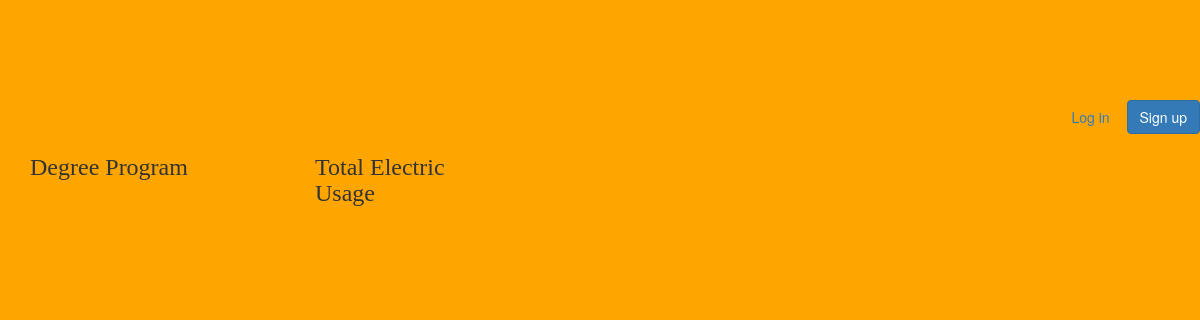
/librarian/elec_usage/, run on an earlier commit of the app's database.
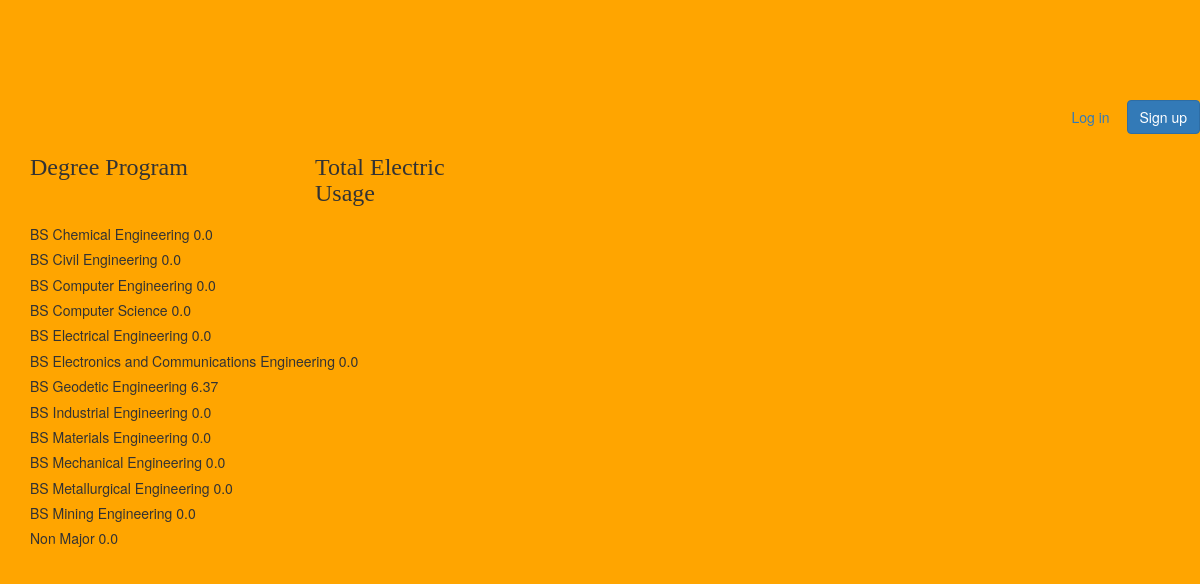
And on a later commit of the database.
### pinkcard/models.py (models this page shows)
class DegreeProg(models.Model):
	deg_name = models.CharField(max_length=200, default='Non Major')
	def __str__(self):
		return self.deg_name
	class Meta:
		ordering = ('deg_name',)

### pinkcard/views/librarian.py (the view)
# urls.py: path('elec_usage/', librarian.DisplayElecUsage, name="ElecUsageListView"),
def DisplayElecUsage(request):
	deg_prog = DegreeProg.objects.all()
	students = Student.objects.all()
	no_hours = []
	for dp in deg_prog:
		no_elec_usage = 0.0
		for stud in students:
			if stud.degree_prog == dp:
				no_elec_usage = no_elec_usage + float(stud.total_elec_usage)
		no_hours.append(no_elec_usage)
	context = {
				'elec_usage_data': zip(deg_prog,no_hours)
	}
	return render(request, 'pinkcard/librarian/elec_usage.html', context)

### pinkcard/templates/pinkcard/librarian/elec_usage.html
{% extends 'base.html' %}
{% block content %}
	<div class="row text-left row-no-gutters">
		<div class="col-sm-3">
			<h3>Degree Program</h3>
		</div>
		<div class="col-sm-2">
			<h3>Total Electric Usage</h3>
		</div>
	</div>
	{% for dp, hours in elec_usage_data %}
		<h5>{{ dp }} {{ hours }}</h3>
	{% endfor %}
{% endblock content %}

What changed in the data, as far as the page shows it:
added DegreeProg: deg_name "BS Chemical Engineering", hours "0.0"
added DegreeProg: deg_name "BS Civil Engineering", hours "0.0"
added DegreeProg: deg_name "BS Computer Engineering", hours "0.0"
added DegreeProg: deg_name "BS Computer Science", hours "0.0"
added DegreeProg: deg_name "BS Electrical Engineering", hours "0.0"
added DegreeProg: deg_name "BS Electronics and Communications Engineering", hours "0.0"
added DegreeProg: deg_name "BS Geodetic Engineering", hours "6.37"
added DegreeProg: deg_name "BS Industrial Engineering", hours "0.0"
added DegreeProg: deg_name "BS Materials Engineering", hours "0.0"
added DegreeProg: deg_name "BS Mechanical Engineering", hours "0.0"
added DegreeProg: deg_name "BS Metallurgical Engineering", hours "0.0"
added DegreeProg: deg_name "BS Mining Engineering", hours "0.0"
added DegreeProg: deg_name "Non Major", hours "0.0"
